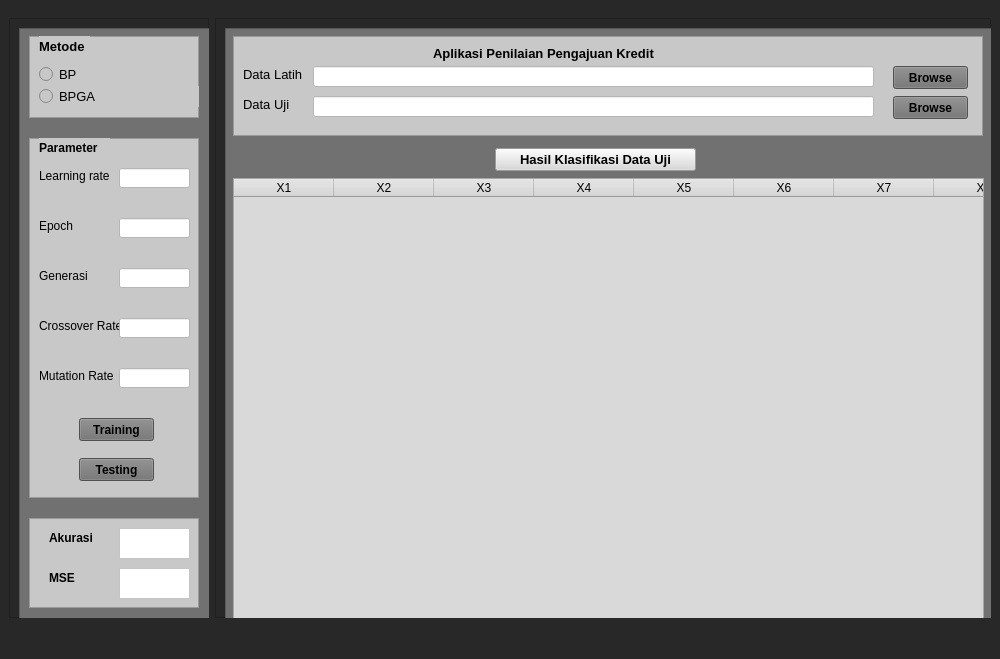
<?xml version="1.0" encoding="UTF-8"?>
<ui version="4.0">
 <class>MainWindow</class>
 <widget class="QMainWindow" name="MainWindow">
  <property name="geometry">
   <rect>
    <x>0</x>
    <y>0</y>
    <width>1000</width>
    <height>659</height>
   </rect>
  </property>
  <property name="minimumSize">
   <size>
    <width>1000</width>
    <height>600</height>
   </size>
  </property>
  <property name="windowTitle">
   <string>MainWindow</string>
  </property>
  <property name="layoutDirection">
   <enum>Qt::LeftToRight</enum>
  </property>
  <property name="styleSheet">
   <string notr="true">background-color: rgb(91, 91, 91);
background-color: rgb(40, 40, 40);</string>
  </property>
  <widget class="QWidget" name="centralwidget">
   <layout class="QHBoxLayout" name="horizontalLayout_2">
    <item>
     <widget class="QFrame" name="frame">
      <property name="maximumSize">
       <size>
        <width>200</width>
        <height>600</height>
       </size>
      </property>
      <property name="styleSheet">
       <string notr="true">background-color: rgb(40, 40, 40);</string>
      </property>
      <property name="frameShape">
       <enum>QFrame::StyledPanel</enum>
      </property>
      <property name="frameShadow">
       <enum>QFrame::Raised</enum>
      </property>
      <layout class="QVBoxLayout" name="verticalLayout">
       <item>
        <widget class="QFrame" name="parameter">
         <property name="minimumSize">
          <size>
           <width>300</width>
           <height>650</height>
          </size>
         </property>
         <property name="maximumSize">
          <size>
           <width>1000</width>
           <height>1000</height>
          </size>
         </property>
         <property name="styleSheet">
          <string notr="true">background-color: rgb(165, 165, 165);
background-color: rgb(113, 113, 113);</string>
         </property>
         <property name="frameShape">
          <enum>QFrame::StyledPanel</enum>
         </property>
         <property name="frameShadow">
          <enum>QFrame::Raised</enum>
         </property>
         <widget class="QFrame" name="frame_6">
          <property name="geometry">
           <rect>
            <x>10</x>
            <y>8</y>
            <width>170</width>
            <height>82</height>
           </rect>
          </property>
          <property name="minimumSize">
           <size>
            <width>170</width>
            <height>82</height>
           </size>
          </property>
          <property name="maximumSize">
           <size>
            <width>170</width>
            <height>1000</height>
           </size>
          </property>
          <property name="styleSheet">
           <string notr="true">background-color: rgb(213, 213, 105);
background-color: rgb(200, 200, 200);
</string>
          </property>
          <property name="frameShape">
           <enum>QFrame::StyledPanel</enum>
          </property>
          <property name="frameShadow">
           <enum>QFrame::Raised</enum>
          </property>
          <widget class="QLabel" name="label">
           <property name="geometry">
            <rect>
             <x>20</x>
             <y>10</y>
             <width>47</width>
             <height>13</height>
            </rect>
           </property>
           <property name="text">
            <string/>
           </property>
          </widget>
          <widget class="QLabel" name="label_3">
           <property name="geometry">
            <rect>
             <x>10</x>
             <y>0</y>
             <width>51</width>
             <height>20</height>
            </rect>
           </property>
           <property name="font">
            <font>
             <pointsize>10</pointsize>
             <weight>75</weight>
             <bold>true</bold>
            </font>
           </property>
           <property name="text">
            <string>Metode</string>
           </property>
          </widget>
          <widget class="QRadioButton" name="BP">
           <property name="geometry">
            <rect>
             <x>10</x>
             <y>30</y>
             <width>131</width>
             <height>17</height>
            </rect>
           </property>
           <property name="font">
            <font>
             <pointsize>10</pointsize>
            </font>
           </property>
           <property name="text">
            <string>BP</string>
           </property>
          </widget>
          <widget class="QRadioButton" name="BPGA">
           <property name="geometry">
            <rect>
             <x>10</x>
             <y>50</y>
             <width>171</width>
             <height>21</height>
            </rect>
           </property>
           <property name="font">
            <font>
             <pointsize>10</pointsize>
            </font>
           </property>
           <property name="text">
            <string>BPGA</string>
           </property>
          </widget>
         </widget>
         <widget class="QFrame" name="frame_7">
          <property name="geometry">
           <rect>
            <x>10</x>
            <y>110</y>
            <width>170</width>
            <height>360</height>
           </rect>
          </property>
          <property name="maximumSize">
           <size>
            <width>1000</width>
            <height>1000</height>
           </size>
          </property>
          <property name="styleSheet">
           <string notr="true">background-color: rgb(213, 213, 105);
background-color: rgb(200, 200, 200);</string>
          </property>
          <property name="frameShape">
           <enum>QFrame::StyledPanel</enum>
          </property>
          <property name="frameShadow">
           <enum>QFrame::Raised</enum>
          </property>
          <widget class="QLabel" name="crossover_rate">
           <property name="geometry">
            <rect>
             <x>10</x>
             <y>180</y>
             <width>81</width>
             <height>16</height>
            </rect>
           </property>
           <property name="text">
            <string>Crossover Rate</string>
           </property>
          </widget>
          <widget class="QLabel" name="mutasi_rate">
           <property name="geometry">
            <rect>
             <x>10</x>
             <y>230</y>
             <width>81</width>
             <height>16</height>
            </rect>
           </property>
           <property name="text">
            <string>Mutation Rate</string>
           </property>
          </widget>
          <widget class="QPushButton" name="training">
           <property name="geometry">
            <rect>
             <x>50</x>
             <y>280</y>
             <width>75</width>
             <height>23</height>
            </rect>
           </property>
           <property name="font">
            <font>
             <weight>75</weight>
             <bold>true</bold>
            </font>
           </property>
           <property name="styleSheet">
            <string notr="true">background-color: rgb(113, 113, 113);</string>
           </property>
           <property name="text">
            <string>Training</string>
           </property>
          </widget>
          <widget class="QPushButton" name="testing">
           <property name="geometry">
            <rect>
             <x>50</x>
             <y>320</y>
             <width>75</width>
             <height>23</height>
            </rect>
           </property>
           <property name="font">
            <font>
             <weight>75</weight>
             <bold>true</bold>
            </font>
           </property>
           <property name="styleSheet">
            <string notr="true">background-color: rgb(217, 217, 217);
background-color: rgb(113, 113, 113);</string>
           </property>
           <property name="text">
            <string>Testing</string>
           </property>
          </widget>
          <widget class="QLabel" name="label_8">
           <property name="geometry">
            <rect>
             <x>10</x>
             <y>0</y>
             <width>71</width>
             <height>20</height>
            </rect>
           </property>
           <property name="font">
            <font>
             <pointsize>9</pointsize>
             <weight>75</weight>
             <bold>true</bold>
            </font>
           </property>
           <property name="text">
            <string>Parameter</string>
           </property>
          </widget>
          <widget class="QLabel" name="learning_rate">
           <property name="geometry">
            <rect>
             <x>10</x>
             <y>30</y>
             <width>71</width>
             <height>16</height>
            </rect>
           </property>
           <property name="styleSheet">
            <string notr="true">border-color: rgb(11, 11, 11);</string>
           </property>
           <property name="text">
            <string>Learning rate</string>
           </property>
          </widget>
          <widget class="QLabel" name="Epoch">
           <property name="geometry">
            <rect>
             <x>10</x>
             <y>80</y>
             <width>61</width>
             <height>16</height>
            </rect>
           </property>
           <property name="text">
            <string>Epoch</string>
           </property>
          </widget>
          <widget class="QLabel" name="generasi">
           <property name="geometry">
            <rect>
             <x>10</x>
             <y>130</y>
             <width>61</width>
             <height>16</height>
            </rect>
           </property>
           <property name="text">
            <string>Generasi</string>
           </property>
          </widget>
          <widget class="QLineEdit" name="isi_learningrate">
           <property name="geometry">
            <rect>
             <x>90</x>
             <y>30</y>
             <width>71</width>
             <height>20</height>
            </rect>
           </property>
           <property name="styleSheet">
            <string notr="true">background-color: rgb(255, 255, 255);</string>
           </property>
          </widget>
          <widget class="QLineEdit" name="isi_generasi">
           <property name="geometry">
            <rect>
             <x>90</x>
             <y>130</y>
             <width>71</width>
             <height>20</height>
            </rect>
           </property>
           <property name="styleSheet">
            <string notr="true">background-color: rgb(255, 255, 255);</string>
           </property>
          </widget>
          <widget class="QLineEdit" name="isi_epoch">
           <property name="geometry">
            <rect>
             <x>90</x>
             <y>80</y>
             <width>71</width>
             <height>20</height>
            </rect>
           </property>
           <property name="styleSheet">
            <string notr="true">background-color: rgb(255, 255, 255);</string>
           </property>
          </widget>
          <widget class="QLineEdit" name="isi_mutasirate">
           <property name="geometry">
            <rect>
             <x>90</x>
             <y>230</y>
             <width>71</width>
             <height>20</height>
            </rect>
           </property>
           <property name="styleSheet">
            <string notr="true">background-color: rgb(255, 255, 255);</string>
           </property>
          </widget>
          <widget class="QLineEdit" name="isi_crossoverrate">
           <property name="geometry">
            <rect>
             <x>90</x>
             <y>180</y>
             <width>71</width>
             <height>20</height>
            </rect>
           </property>
           <property name="styleSheet">
            <string notr="true">background-color: rgb(255, 255, 255);</string>
           </property>
          </widget>
         </widget>
         <widget class="QFrame" name="performa_model">
          <property name="geometry">
           <rect>
            <x>10</x>
            <y>490</y>
            <width>170</width>
            <height>90</height>
           </rect>
          </property>
          <property name="minimumSize">
           <size>
            <width>0</width>
            <height>80</height>
           </size>
          </property>
          <property name="maximumSize">
           <size>
            <width>1000</width>
            <height>1000</height>
           </size>
          </property>
          <property name="styleSheet">
           <string notr="true">background-color: rgb(213, 213, 105);
background-color: rgb(200, 200, 200);</string>
          </property>
          <property name="frameShape">
           <enum>QFrame::StyledPanel</enum>
          </property>
          <property name="frameShadow">
           <enum>QFrame::Raised</enum>
          </property>
          <widget class="QLabel" name="label_10">
           <property name="geometry">
            <rect>
             <x>20</x>
             <y>10</y>
             <width>71</width>
             <height>20</height>
            </rect>
           </property>
           <property name="font">
            <font>
             <pointsize>9</pointsize>
             <weight>75</weight>
             <bold>true</bold>
            </font>
           </property>
           <property name="text">
            <string>Akurasi</string>
           </property>
          </widget>
          <widget class="QLabel" name="label_11">
           <property name="geometry">
            <rect>
             <x>20</x>
             <y>49</y>
             <width>71</width>
             <height>21</height>
            </rect>
           </property>
           <property name="font">
            <font>
             <pointsize>9</pointsize>
             <weight>75</weight>
             <bold>true</bold>
            </font>
           </property>
           <property name="text">
            <string>MSE</string>
           </property>
          </widget>
          <widget class="QTextEdit" name="hasil_akurasi">
           <property name="geometry">
            <rect>
             <x>90</x>
             <y>10</y>
             <width>71</width>
             <height>31</height>
            </rect>
           </property>
           <property name="styleSheet">
            <string notr="true">background-color: rgb(255, 255, 255);</string>
           </property>
          </widget>
          <widget class="QTextEdit" name="isi_mse">
           <property name="geometry">
            <rect>
             <x>90</x>
             <y>50</y>
             <width>71</width>
             <height>31</height>
            </rect>
           </property>
           <property name="styleSheet">
            <string notr="true">background-color: rgb(255, 255, 255);</string>
           </property>
          </widget>
         </widget>
        </widget>
       </item>
      </layout>
     </widget>
    </item>
    <item>
     <widget class="QFrame" name="frame_2">
      <property name="minimumSize">
       <size>
        <width>0</width>
        <height>600</height>
       </size>
      </property>
      <property name="maximumSize">
       <size>
        <width>16777215</width>
        <height>600</height>
       </size>
      </property>
      <property name="frameShape">
       <enum>QFrame::StyledPanel</enum>
      </property>
      <property name="frameShadow">
       <enum>QFrame::Raised</enum>
      </property>
      <layout class="QVBoxLayout" name="verticalLayout_2">
       <item>
        <widget class="QFrame" name="frame_4">
         <property name="minimumSize">
          <size>
           <width>770</width>
           <height>600</height>
          </size>
         </property>
         <property name="maximumSize">
          <size>
           <width>770</width>
           <height>600</height>
          </size>
         </property>
         <property name="styleSheet">
          <string notr="true">background-color: rgb(113, 113, 113);</string>
         </property>
         <property name="frameShape">
          <enum>QFrame::StyledPanel</enum>
         </property>
         <property name="frameShadow">
          <enum>QFrame::Raised</enum>
         </property>
         <widget class="QFrame" name="frame_3">
          <property name="geometry">
           <rect>
            <x>8</x>
            <y>8</y>
            <width>750</width>
            <height>100</height>
           </rect>
          </property>
          <property name="minimumSize">
           <size>
            <width>750</width>
            <height>100</height>
           </size>
          </property>
          <property name="maximumSize">
           <size>
            <width>700</width>
            <height>100</height>
           </size>
          </property>
          <property name="styleSheet">
           <string notr="true">background-color: rgb(113, 113, 113);
background-color: rgb(200, 200, 200);</string>
          </property>
          <property name="frameShape">
           <enum>QFrame::StyledPanel</enum>
          </property>
          <property name="frameShadow">
           <enum>QFrame::Raised</enum>
          </property>
          <widget class="QLabel" name="label_2">
           <property name="geometry">
            <rect>
             <x>200</x>
             <y>10</y>
             <width>231</width>
             <height>20</height>
            </rect>
           </property>
           <property name="font">
            <font>
             <pointsize>10</pointsize>
             <weight>75</weight>
             <bold>true</bold>
            </font>
           </property>
           <property name="text">
            <string>Aplikasi Penilaian Pengajuan Kredit</string>
           </property>
           <property name="alignment">
            <set>Qt::AlignLeading|Qt::AlignLeft|Qt::AlignTop</set>
           </property>
          </widget>
          <widget class="QLabel" name="label_12">
           <property name="geometry">
            <rect>
             <x>10</x>
             <y>30</y>
             <width>81</width>
             <height>16</height>
            </rect>
           </property>
           <property name="font">
            <font>
             <pointsize>10</pointsize>
            </font>
           </property>
           <property name="text">
            <string>Data Latih</string>
           </property>
          </widget>
          <widget class="QLabel" name="label_13">
           <property name="geometry">
            <rect>
             <x>10</x>
             <y>60</y>
             <width>81</width>
             <height>16</height>
            </rect>
           </property>
           <property name="font">
            <font>
             <pointsize>10</pointsize>
            </font>
           </property>
           <property name="text">
            <string>Data Uji</string>
           </property>
          </widget>
          <widget class="QPushButton" name="browse_latih">
           <property name="geometry">
            <rect>
             <x>660</x>
             <y>30</y>
             <width>75</width>
             <height>23</height>
            </rect>
           </property>
           <property name="font">
            <font>
             <weight>75</weight>
             <bold>true</bold>
            </font>
           </property>
           <property name="styleSheet">
            <string notr="true">background-color: rgb(113, 113, 113);</string>
           </property>
           <property name="text">
            <string>Browse</string>
           </property>
          </widget>
          <widget class="QPushButton" name="browse_uji">
           <property name="geometry">
            <rect>
             <x>660</x>
             <y>60</y>
             <width>75</width>
             <height>23</height>
            </rect>
           </property>
           <property name="font">
            <font>
             <weight>75</weight>
             <bold>true</bold>
            </font>
           </property>
           <property name="styleSheet">
            <string notr="true">background-color: rgb(113, 113, 113);
</string>
           </property>
           <property name="text">
            <string>Browse</string>
           </property>
          </widget>
          <widget class="QLineEdit" name="isi_datalatih">
           <property name="geometry">
            <rect>
             <x>80</x>
             <y>30</y>
             <width>561</width>
             <height>21</height>
            </rect>
           </property>
           <property name="styleSheet">
            <string notr="true">background-color: rgb(255, 255, 255);</string>
           </property>
          </widget>
          <widget class="QLineEdit" name="isi_datauji">
           <property name="geometry">
            <rect>
             <x>80</x>
             <y>60</y>
             <width>561</width>
             <height>21</height>
            </rect>
           </property>
           <property name="styleSheet">
            <string notr="true">background-color: rgb(255, 255, 255);</string>
           </property>
          </widget>
         </widget>
         <widget class="QPushButton" name="hasil_pengujian">
          <property name="geometry">
           <rect>
            <x>270</x>
            <y>120</y>
            <width>201</width>
            <height>23</height>
           </rect>
          </property>
          <property name="font">
           <font>
            <pointsize>10</pointsize>
            <weight>75</weight>
            <bold>true</bold>
           </font>
          </property>
          <property name="styleSheet">
           <string notr="true">background-color: rgb(217, 217, 217);</string>
          </property>
          <property name="text">
           <string>Hasil Klasifikasi Data Uji</string>
          </property>
         </widget>
         <widget class="QTableWidget" name="tableWidget">
          <property name="geometry">
           <rect>
            <x>8</x>
            <y>150</y>
            <width>751</width>
            <height>461</height>
           </rect>
          </property>
          <property name="styleSheet">
           <string notr="true">background-color: rgb(217, 217, 217);</string>
          </property>
          <column>
           <property name="text">
            <string>X1</string>
           </property>
          </column>
          <column>
           <property name="text">
            <string>X2</string>
           </property>
          </column>
          <column>
           <property name="text">
            <string>X3</string>
           </property>
          </column>
          <column>
           <property name="text">
            <string>X4</string>
           </property>
          </column>
          <column>
           <property name="text">
            <string>X5</string>
           </property>
          </column>
          <column>
           <property name="text">
            <string>X6</string>
           </property>
          </column>
          <column>
           <property name="text">
            <string>X7</string>
           </property>
          </column>
          <column>
           <property name="text">
            <string>X8</string>
           </property>
          </column>
          <column>
           <property name="text">
            <string>X9</string>
           </property>
          </column>
          <column>
           <property name="text">
            <string>X10</string>
           </property>
          </column>
          <column>
           <property name="text">
            <string>X11</string>
           </property>
          </column>
          <column>
           <property name="text">
            <string>X12</string>
           </property>
          </column>
          <column>
           <property name="text">
            <string>X13</string>
           </property>
          </column>
          <column>
           <property name="text">
            <string>X14</string>
           </property>
          </column>
          <column>
           <property name="text">
            <string>X15</string>
           </property>
          </column>
          <column>
           <property name="text">
            <string>X16</string>
           </property>
          </column>
          <column>
           <property name="text">
            <string>X17</string>
           </property>
          </column>
          <column>
           <property name="text">
            <string>X18</string>
           </property>
          </column>
          <column>
           <property name="text">
            <string>X19</string>
           </property>
          </column>
          <column>
           <property name="text">
            <string>X20</string>
           </property>
          </column>
          <column>
           <property name="text">
            <string>X21</string>
           </property>
          </column>
          <column>
           <property name="text">
            <string>X22</string>
           </property>
          </column>
          <column>
           <property name="text">
            <string>X1</string>
           </property>
          </column>
          <column>
           <property name="text">
            <string>X24</string>
           </property>
          </column>
          <column>
           <property name="text">
            <string>Aktual</string>
           </property>
          </column>
          <column>
           <property name="text">
            <string>Prediksi</string>
           </property>
          </column>
         </widget>
        </widget>
       </item>
      </layout>
     </widget>
    </item>
   </layout>
  </widget>
  <widget class="QMenuBar" name="menubar">
   <property name="geometry">
    <rect>
     <x>0</x>
     <y>0</y>
     <width>1000</width>
     <height>21</height>
    </rect>
   </property>
  </widget>
  <widget class="QStatusBar" name="statusbar"/>
 </widget>
 <resources/>
 <connections/>
</ui>
